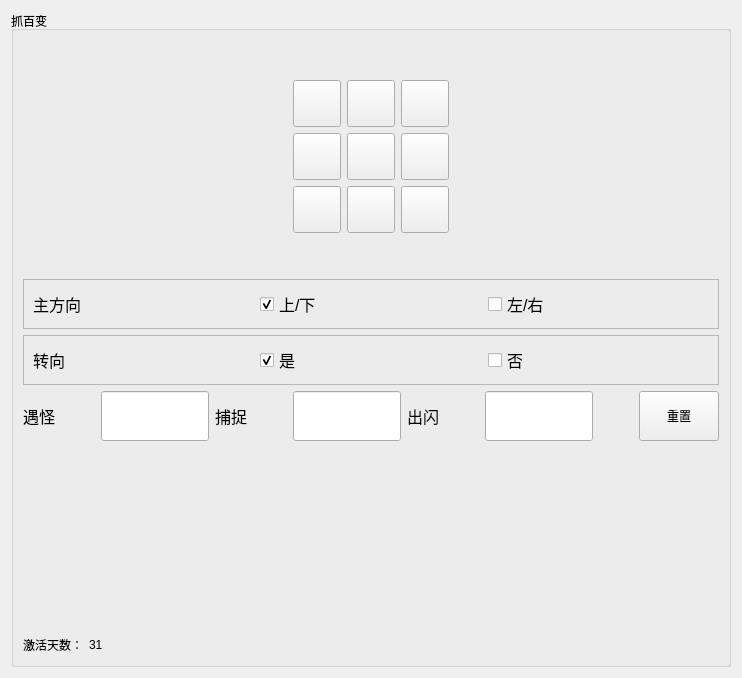
         <widget class="QWidget" name="tab_12">
          <attribute name="icon">
           <iconset>
            <normaloff>assets/PNG/avatar.png</normaloff>assets/PNG/avatar.png</iconset>
          </attribute>
          <attribute name="title">
           <string/>
          </attribute>
          <layout class="QVBoxLayout" name="verticalLayout_20">
           <item>
            <widget class="QGroupBox" name="groupA1_8">
             <property name="title">
              <string>抓百变</string>
             </property>
             <layout class="QVBoxLayout" name="verticalLayout_19">
              <item>
               <layout class="QHBoxLayout" name="horizontalLayout_52">
                <item>
                 <layout class="QGridLayout" name="gridLayout_6" rowstretch="1,3,3,3,1" columnstretch="1,3,3,3,1" rowminimumheight="1,3,3,3,1" columnminimumwidth="1,3,3,3,1">
                  <property name="sizeConstraint">
                   <enum>QLayout::SizeConstraint::SetNoConstraint</enum>
                  </property>
                  <item row="1" column="2">
                   <widget class="QToolButton" name="toolButton_46">
                    <property name="text">
                     <string/>
                    </property>
                    <property name="icon">
                     <iconset>
                      <normaloff>assets/PNG/top.png</normaloff>assets/PNG/top.png</iconset>
                    </property>
                    <property name="iconSize">
                     <size>
                      <width>40</width>
                      <height>40</height>
                     </size>
                    </property>
                   </widget>
                  </item>
                  <item row="1" column="3">
                   <widget class="QToolButton" name="toolButton_47">
                    <property name="text">
                     <string/>
                    </property>
                    <property name="icon">
                     <iconset>
                      <normaloff>assets/PNG/right-tip.png</normaloff>assets/PNG/right-tip.png</iconset>
                    </property>
                    <property name="iconSize">
                     <size>
                      <width>40</width>
                      <height>40</height>
                     </size>
                    </property>
                   </widget>
                  </item>
                  <item row="3" column="1">
                   <widget class="QToolButton" name="toolButton_48">
                    <property name="text">
                     <string/>
                    </property>
                    <property name="icon">
                     <iconset>
                      <normaloff>assets/PNG/left-bottom.png</normaloff>assets/PNG/left-bottom.png</iconset>
                    </property>
                    <property name="iconSize">
                     <size>
                      <width>40</width>
                      <height>40</height>
                     </size>
                    </property>
                   </widget>
                  </item>
                  <item row="2" column="3">
                   <widget class="QToolButton" name="toolButton_49">
                    <property name="text">
                     <string/>
                    </property>
                    <property name="icon">
                     <iconset>
                      <normaloff>assets/PNG/right.png</normaloff>assets/PNG/right.png</iconset>
                    </property>
                    <property name="iconSize">
                     <size>
                      <width>40</width>
                      <height>40</height>
                     </size>
                    </property>
                   </widget>
                  </item>
                  <item row="2" column="4">
                   <spacer name="horizontalSpacer_60">
                    <property name="orientation">
                     <enum>Qt::Orientation::Horizontal</enum>
                    </property>
                    <property name="sizeHint" stdset="0">
                     <size>
                      <width>40</width>
                      <height>20</height>
                     </size>
                    </property>
                   </spacer>
                  </item>
                  <item row="2" column="2">
                   <widget class="QToolButton" name="toolButton_50">
                    <property name="text">
                     <string/>
                    </property>
                    <property name="icon">
                     <iconset>
                      <normaloff>assets/PNG/start.png</normaloff>assets/PNG/start.png</iconset>
                    </property>
                    <property name="iconSize">
                     <size>
                      <width>40</width>
                      <height>40</height>
                     </size>
                    </property>
                   </widget>
                  </item>
                  <item row="2" column="0">
                   <spacer name="horizontalSpacer_66">
                    <property name="orientation">
                     <enum>Qt::Orientation::Horizontal</enum>
                    </property>
                    <property name="sizeHint" stdset="0">
                     <size>
                      <width>40</width>
                      <height>20</height>
                     </size>
                    </property>
                   </spacer>
                  </item>
                  <item row="3" column="3">
                   <widget class="QToolButton" name="toolButton_51">
                    <property name="text">
                     <string/>
                    </property>
                    <property name="icon">
                     <iconset>
                      <normaloff>assets/PNG/right-bottom.png</normaloff>assets/PNG/right-bottom.png</iconset>
                    </property>
                    <property name="iconSize">
                     <size>
                      <width>40</width>
                      <height>40</height>
                     </size>
                    </property>
                   </widget>
                  </item>
                  <item row="0" column="2">
                   <spacer name="verticalSpacer_26">
                    <property name="orientation">
                     <enum>Qt::Orientation::Vertical</enum>
                    </property>
                    <property name="sizeHint" stdset="0">
                     <size>
                      <width>20</width>
                      <height>40</height>
                     </size>
                    </property>
                   </spacer>
                  </item>
                  <item row="3" column="2">
                   <widget class="QToolButton" name="toolButton_52">
                    <property name="text">
                     <string/>
                    </property>
                    <property name="icon">
                     <iconset>
                      <normaloff>assets/PNG/bottom.png</normaloff>assets/PNG/bottom.png</iconset>
                    </property>
                    <property name="iconSize">
                     <size>
                      <width>40</width>
                      <height>40</height>
                     </size>
                    </property>
                   </widget>
                  </item>
                  <item row="1" column="1">
                   <widget class="QToolButton" name="toolButton_53">
                    <property name="text">
                     <string/>
                    </property>
                    <property name="icon">
                     <iconset>
                      <normaloff>assets/PNG/left-top.png</normaloff>assets/PNG/left-top.png</iconset>
                    </property>
                    <property name="iconSize">
                     <size>
                      <width>40</width>
                      <height>40</height>
                     </size>
                    </property>
                   </widget>
                  </item>
                  <item row="2" column="1">
                   <widget class="QToolButton" name="toolButton_54">
                    <property name="text">
                     <string/>
                    </property>
                    <property name="icon">
                     <iconset>
                      <normaloff>assets/PNG/left.png</normaloff>assets/PNG/left.png</iconset>
                    </property>
                    <property name="iconSize">
                     <size>
                      <width>40</width>
                      <height>40</height>
                     </size>
                    </property>
                   </widget>
                  </item>
                  <item row="4" column="2">
                   <spacer name="verticalSpacer_27">
                    <property name="orientation">
                     <enum>Qt::Orientation::Vertical</enum>
                    </property>
                    <property name="sizeHint" stdset="0">
                     <size>
                      <width>20</width>
                      <height>40</height>
                     </size>
                    </property>
                   </spacer>
                  </item>
                 </layout>
                </item>
               </layout>
              </item>
              <item>
               <widget class="QFrame" name="framedir_6">
                <property name="sizePolicy">
                 <sizepolicy hsizetype="Preferred" vsizetype="Preferred">
                  <horstretch>0</horstretch>
                  <verstretch>0</verstretch>
                 </sizepolicy>
                </property>
                <property name="frameShape">
                 <enum>QFrame::Shape::StyledPanel</enum>
                </property>
                <property name="frameShadow">
                 <enum>QFrame::Shadow::Raised</enum>
                </property>
                <layout class="QHBoxLayout" name="horizontalLayout_53">
                 <item>
                  <layout class="QHBoxLayout" name="horizontalLayout_54">
                   <item>
                    <widget class="QLabel" name="label_49">
                     <property name="font">
                      <font>
                       <pointsize>12</pointsize>
                      </font>
                     </property>
                     <property name="text">
                      <string>主方向</string>
                     </property>
                    </widget>
                   </item>
                   <item>
                    <widget class="QCheckBox" name="checkBox_21">
                     <property name="font">
                      <font>
                       <pointsize>12</pointsize>
                      </font>
                     </property>
                     <property name="text">
                      <string>上/下</string>
                     </property>
                     <property name="checked">
                      <bool>true</bool>
                     </property>
                     <property name="autoExclusive">
                      <bool>true</bool>
                     </property>
                     <property name="tristate">
                      <bool>false</bool>
                     </property>
                    </widget>
                   </item>
                   <item>
                    <widget class="QCheckBox" name="checkBox_22">
                     <property name="font">
                      <font>
                       <pointsize>12</pointsize>
                      </font>
                     </property>
                     <property name="text">
                      <string>左/右</string>
                     </property>
                     <property name="autoExclusive">
                      <bool>true</bool>
                     </property>
                    </widget>
                   </item>
                  </layout>
                 </item>
                </layout>
               </widget>
              </item>
              <item>
               <widget class="QFrame" name="frameturn_6">
                <property name="sizePolicy">
                 <sizepolicy hsizetype="Preferred" vsizetype="Preferred">
                  <horstretch>0</horstretch>
                  <verstretch>0</verstretch>
                 </sizepolicy>
                </property>
                <property name="frameShape">
                 <enum>QFrame::Shape::StyledPanel</enum>
                </property>
                <property name="frameShadow">
                 <enum>QFrame::Shadow::Raised</enum>
                </property>
                <layout class="QHBoxLayout" name="horizontalLayout_55">
                 <item>
                  <layout class="QHBoxLayout" name="horizontalLayout_56">
                   <item>
                    <widget class="QLabel" name="label_50">
                     <property name="font">
                      <font>
                       <pointsize>12</pointsize>
                      </font>
                     </property>
                     <property name="text">
                      <string>转向</string>
                     </property>
                    </widget>
                   </item>
                   <item>
                    <widget class="QCheckBox" name="checkBox_23">
                     <property name="font">
                      <font>
                       <pointsize>12</pointsize>
                      </font>
                     </property>
                     <property name="text">
                      <string>是</string>
                     </property>
                     <property name="checked">
                      <bool>true</bool>
                     </property>
                     <property name="autoExclusive">
                      <bool>true</bool>
                     </property>
                     <property name="tristate">
                      <bool>false</bool>
                     </property>
                    </widget>
                   </item>
                   <item>
                    <widget class="QCheckBox" name="checkBox_24">
                     <property name="font">
                      <font>
                       <pointsize>12</pointsize>
                      </font>
                     </property>
                     <property name="text">
                      <string>否</string>
                     </property>
                     <property name="autoExclusive">
                      <bool>true</bool>
                     </property>
                    </widget>
                   </item>
                  </layout>
                 </item>
                </layout>
               </widget>
              </item>
              <item>
               <layout class="QHBoxLayout" name="horizontalLayout_57" stretch="0,0,0,0,0,0,0,0,0,0,0">
                <item>
                 <widget class="QLabel" name="label_51">
                  <property name="font">
                   <font>
                    <pointsize>12</pointsize>
                   </font>
                  </property>
                  <property name="text">
                   <string>遇怪</string>
                  </property>
                 </widget>
                </item>
                <item>
                 <spacer name="horizontalSpacer_71">
                  <property name="orientation">
                   <enum>Qt::Orientation::Horizontal</enum>
                  </property>
                  <property name="sizeHint" stdset="0">
                   <size>
                    <width>40</width>
                    <height>20</height>
                   </size>
                  </property>
                 </spacer>
                </item>
                <item>
                 <widget class="QLineEdit" name="lineEdit_19">
                  <property name="sizePolicy">
                   <sizepolicy hsizetype="Maximum" vsizetype="Maximum">
                    <horstretch>0</horstretch>
                    <verstretch>0</verstretch>
                   </sizepolicy>
                  </property>
                  <property name="minimumSize">
                   <size>
                    <width>100</width>
                    <height>50</height>
                   </size>
                  </property>
                 </widget>
                </item>
                <item>
                 <widget class="QLabel" name="label_52">
                  <property name="font">
                   <font>
                    <pointsize>12</pointsize>
                   </font>
                  </property>
                  <property name="text">
                   <string>捕捉</string>
                  </property>
                 </widget>
                </item>
                <item>
                 <spacer name="horizontalSpacer_74">
                  <property name="orientation">
                   <enum>Qt::Orientation::Horizontal</enum>
                  </property>
                  <property name="sizeHint" stdset="0">
                   <size>
                    <width>40</width>
                    <height>20</height>
                   </size>
                  </property>
                 </spacer>
                </item>
                <item>
                 <widget class="QLineEdit" name="lineEdit_20">
                  <property name="sizePolicy">
                   <sizepolicy hsizetype="Maximum" vsizetype="Maximum">
                    <horstretch>0</horstretch>
                    <verstretch>0</verstretch>
                   </sizepolicy>
                  </property>
                  <property name="minimumSize">
                   <size>
                    <width>100</width>
                    <height>50</height>
                   </size>
                  </property>
                 </widget>
                </item>
                <item>
                 <widget class="QLabel" name="label_53">
                  <property name="font">
                   <font>
                    <pointsize>12</pointsize>
                   </font>
                  </property>
                  <property name="text">
                   <string>出闪</string>
                  </property>
                 </widget>
                </item>
                <item>
                 <spacer name="horizontalSpacer_75">
                  <property name="orientation">
                   <enum>Qt::Orientation::Horizontal</enum>
                  </property>
                  <property name="sizeHint" stdset="0">
                   <size>
                    <width>40</width>
                    <height>20</height>
                   </size>
                  </property>
                 </spacer>
                </item>
                <item>
                 <widget class="QLineEdit" name="lineEdit_21">
                  <property name="sizePolicy">
                   <sizepolicy hsizetype="Expanding" vsizetype="Maximum">
                    <horstretch>0</horstretch>
                    <verstretch>0</verstretch>
                   </sizepolicy>
                  </property>
                  <property name="minimumSize">
                   <size>
                    <width>100</width>
                    <height>50</height>
                   </size>
                  </property>
                 </widget>
                </item>
                <item>
                 <spacer name="horizontalSpacer_76">
                  <property name="orientation">
                   <enum>Qt::Orientation::Horizontal</enum>
                  </property>
                  <property name="sizeHint" stdset="0">
                   <size>
                    <width>40</width>
                    <height>20</height>
                   </size>
                  </property>
                 </spacer>
                </item>
                <item>
                 <widget class="QPushButton" name="pushButton_9">
                  <property name="sizePolicy">
                   <sizepolicy hsizetype="Minimum" vsizetype="Maximum">
                    <horstretch>0</horstretch>
                    <verstretch>0</verstretch>
                   </sizepolicy>
                  </property>
                  <property name="minimumSize">
                   <size>
                    <width>0</width>
                    <height>50</height>
                   </size>
                  </property>
                  <property name="text">
                   <string>重置</string>
                  </property>
                 </widget>
                </item>
               </layout>
              </item>
              <item>
               <spacer name="verticalSpacer_28">
                <property name="orientation">
                 <enum>Qt::Orientation::Vertical</enum>
                </property>
                <property name="sizeHint" stdset="0">
                 <size>
                  <width>20</width>
                  <height>188</height>
                 </size>
                </property>
               </spacer>
              </item>
              <item>
               <layout class="QHBoxLayout" name="horizontalLayout_58" stretch="1,1,10">
                <item>
                 <widget class="QLabel" name="label_54">
                  <property name="sizePolicy">
                   <sizepolicy hsizetype="Fixed" vsizetype="Preferred">
                    <horstretch>0</horstretch>
                    <verstretch>0</verstretch>
                   </sizepolicy>
                  </property>
                  <property name="text">
                   <string>激活天数：</string>
                  </property>
                 </widget>
                </item>
                <item>
                 <widget class="QLabel" name="label_55">
                  <property name="sizePolicy">
                   <sizepolicy hsizetype="Fixed" vsizetype="Preferred">
                    <horstretch>0</horstretch>
                    <verstretch>0</verstretch>
                   </sizepolicy>
                  </property>
                  <property name="text">
                   <string>31</string>
                  </property>
                 </widget>
                </item>
                <item>
                 <spacer name="horizontalSpacer_77">
                  <property name="orientation">
                   <enum>Qt::Orientation::Horizontal</enum>
                  </property>
                  <property name="sizeHint" stdset="0">
                   <size>
                    <width>40</width>
                    <height>20</height>
                   </size>
                  </property>
                 </spacer>
                </item>
               </layout>
              </item>
             </layout>
            </widget>
           </item>
          </layout>
         </widget>
